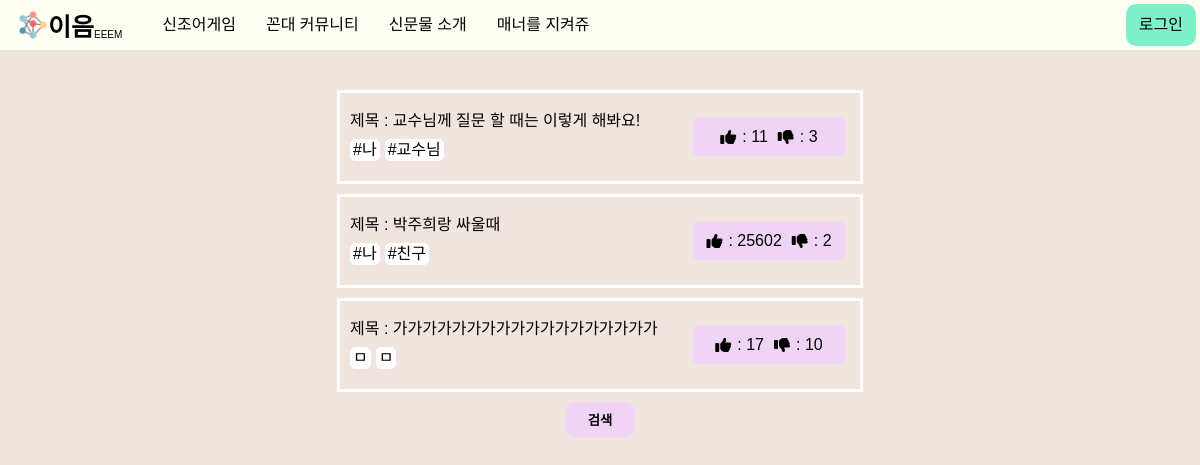
Before: /manner/ with the older database file.
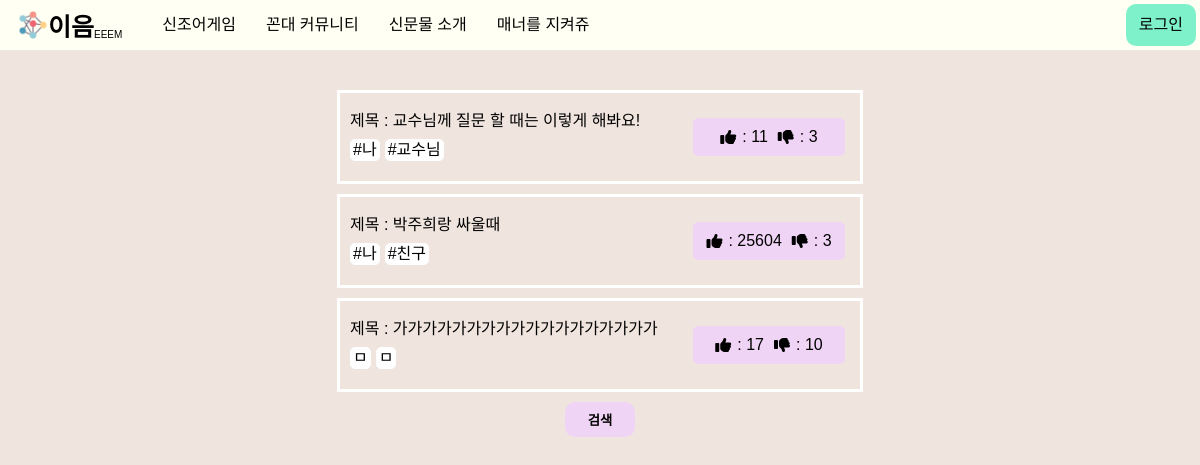
After: the same page with the newer database file.
### main/models.py (models this page shows)
class manner(models.Model):
    text = models.CharField(max_length=18)
    like = models.IntegerField()
    dis_like = models.IntegerField()
    hashtag_me = models.CharField(max_length=20)
    hashtag_you = models.CharField(max_length=20)
    hashtag_situation = models.CharField(max_length=500)

### main/views.py (the view)
# urls.py: path('manner/', views.manners, name="manner"),
def manners(request):
    manner_alltext = manner.objects.all()
    return render(request, "manner.html", {'manner': manner_alltext})

### main/templates/manner.html (shortened to what this page needs)
{% extends 'base.html' %}{% load static %} {% block content %}
<link rel="stylesheet" href='{% static "css/manner.css" %}'>
<body>
  <main class="main__screen">
    {% for m in manner.all %}
    <a class="manner__box" href="{%url 'mannersDetail' m.id %}">
      <div class="manner__main">
        <div class="manner__text">
          제목 : {{m.text}}
        </div>
        <div class="manner__hashtag">
          <div class="manner__hashtag--detail">{{m.hashtag_me}}</div>
          <div class="manner__hashtag--detail">{{m.hashtag_you}}</div>
        </div>
      </div>
      <div class="mannerthumbs">
        <i class="fas fa-thumbs-up"></i>: {{m.like}}
        <i class="fas fa-thumbs-down"></i>: {{m.dis_like}}
      </div>
    </a>
    {% endfor %}
    <button class="find__btn">검색</button>
  </main>
</body>
</html>
{% endblock %}

### gyeongsoton/templates/base.html (shortened to what this page needs)
<!DOCTYPE html>
<html lang="ko">
{% load static %}
<head>
  <link rel="stylesheet" href='{% static "css/navbar.css" %}'>
  <link rel="stylesheet" href='{% static "css/reset.css" %}'>
</head>
<body>
  <nav class="navbar">
    <div class="navbar__brand">
      <a href="{%url 'home' %}">
        <div>
          <img src="{% static 'img/logo.png' %}">
          <strong>이음</strong>
          <span>EEEM</span>
        </div>
      </a>
    </div>
    <ul class="navbar__buttons">
      <li class="nav-item">
        <a class="nav-link" href="{%url 'newterms' %}">신조어게임</a>
      </li>
      <li class="nav-item">
        <a class="nav-link" href="{%url 'community' %}">꼰대 커뮤니티</a>
      </li>
      <li class="nav-item">
        <a class="nav-link" href="{%url 'trend' %}">신문물 소개</a>
      </li>
      <li class="nav-item">
        <a class="nav-link" href="{%url 'manner' %}">매너를 지켜쥬</a>
      </li>
    </ul>
    {% if not user.is_authenticated %}
    <a class="login__btn" href="{%url 'login' %}">
      <span>로그인</span>
    </a>
    {% endif %}
  </nav>
{% block content %} {% endblock %}
</body>
</html>

### main/static/css/navbar.css (style rules this page uses)
.navbar { background-color: #fffff3; display: flex; align-items: center; padding: 10px 8px; position: fixed; width: 100%; z-index: 999; }
.navbar__brand { display: flex; justify-content: center; align-items: center; padding: 0px 10px; }
.navbar__brand div { display: flex; justify-content: center; align-items: flex-end; }
.navbar__brand strong { font-size: 25px; }
.navbar__brand span { font-size: 10px; }
.navbar__brand img { width: 30px; height: 30px; }
.navbar__buttons { display: flex; align-items: center; justify-content: space-around; }
.nav-item { width: auto; height: 20px; margin-left: 30px; display: flex; justify-content: center; align-items: center; }
.nav-link { color: white; }
.login__btn { position: absolute; right: 20px; border-radius: 10px; padding: 13px; background-color: rgb(126, 241, 203); }

### main/static/css/manner.css (style rules this page uses)
.main__screen { padding-top: 90px; display: flex; flex-direction: column; align-items: center; }
.manner__box { padding: 20px 10px; width: 500px; height: auto; border: 3px solid white; display: flex; justify-content: space-between; align-items: center; margin-bottom: 10px; }
.manner__hashtag { display: flex; margin-top: 10px; }
.manner__hashtag--detail { width: auto; height: auto; border: 1px solid white; border-radius: 5px; background-color: white; margin-right: 5px; padding: 2px; }
.mannerthumbs { display: flex; align-items: center; justify-content: center; width: 150px; height: auto; border: 1px solid rgb(240, 212, 245); border-radius: 5px; background-color: rgb(240, 212, 245); padding: 10px 0px; margin: 0px 5px; cursor: pointer; margin-left: 30px; color: black; }
.mannerthumbs i { margin-right: 6px; }
.mannerthumbs i:last-child { margin-left: 10px; }
.find__btn { width: 70px; height: 35px; border: none; cursor: pointer; color: black; background-color: #F0D4F5; font-weight: bold; border-radius: 10px; }

### gyeongsoton/templates/base.html (style rules this page uses)
a:link { color: black; text-decoration: none; }

Changed rows visible on the page:
changed manner "박주희랑 싸울때": like "25602" → "25604"; dis_like "2" → "3"
